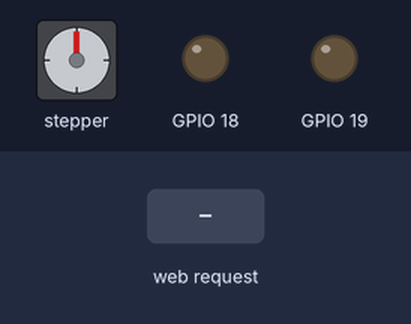
The sketch below on a simulated ESP32. On the bench: stepper motor, output pins drawn as LEDs (lit = HIGH). The test bench sets the inputs (shaded band). WiFi joins after 1.5 s; servers stay silent unless stated; storage starts empty; stepper angles assume 500 steps per turn; what the sketch prints to the serial monitor is not drawn.

Above: at 3.2 s.
3.3 s: HTTP request GET /ABRIR received
At 5.3 s:
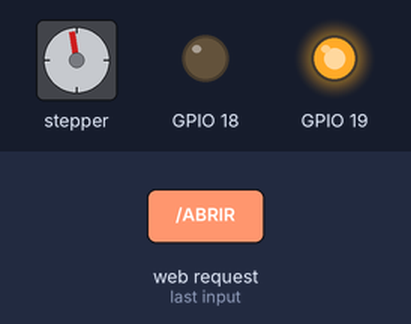
5.8 s: HTTP request GET /FECHAR received
At 7.5 s:
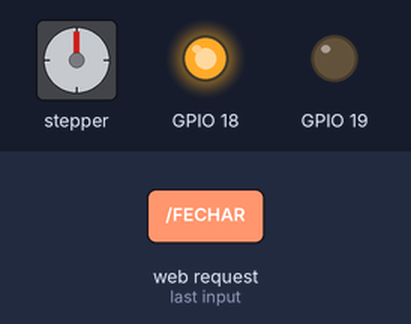
Timing chart, 0 to 9.0 s (numbered marks = the images above; inputs shaded):
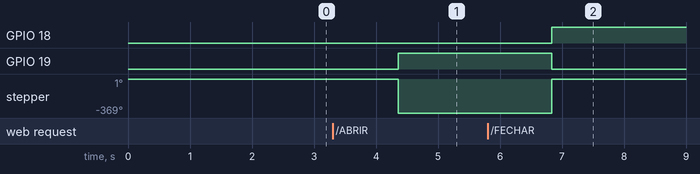

The sketch:

Cod_Projeto_2.ino
```cpp
#include <WiFi.h>
#include <Stepper.h>
#include "ESPAsyncWebServer.h"
#include "SPIFFS.h"

//WI-FI
const char* ssid     = "MATHEUS 2G";
const char* password = "12345670";

AsyncWebServer server(80);

//MOTOR
const int stepsPerRevolution = 500;

Stepper myStepper(stepsPerRevolution, 27, 25, 26, 33);

//#########################################
//    VARIAVEIS GLOBAIS
//#########################################

boolean aberto = false;
String estado_porta;

//#########################################
//    FUNÇÕES
//#########################################

void abir() {
  if(!aberto){
    myStepper.step(-512);
    aberto = true;
    digitalWrite(19, HIGH);
    digitalWrite(18, LOW);
    delay(500);
  }
}

void fechar() {
  if(aberto){
    myStepper.step(512);
    aberto = false;
    digitalWrite(19, LOW);
    digitalWrite(18, HIGH);
    delay(500);
  }
}

String processor(const String& var){
  Serial.println(var);
  if(var == "STATE"){
    if(aberto){
      estado_porta = "ABERTA";
    }
    else{
      estado_porta = "FECHADA";
    }
    Serial.println(estado_porta);
    return estado_porta;
  }
  return String();
}

//#########################################
//    SETUP
//#########################################

void setup()
{
  Serial.begin(115200);
  delay(10);

  pinMode(18, OUTPUT);
  pinMode(19, OUTPUT);

//#########################################
// Configurações do Wifi
//#########################################

  if(!SPIFFS.begin()){
      Serial.println("An Error has occurred while mounting SPIFFS");
      return;
  }

  WiFi.begin(ssid, password);

  while (WiFi.status() != WL_CONNECTED) {
    delay(1000);
    Serial.println("Connecting to WiFi..");
    Serial.println(WiFi.status());
  }

  Serial.println(WiFi.localIP());

  server.on("/", HTTP_GET, [](AsyncWebServerRequest *request){
    request->send(SPIFFS, "/index.html", String(), false, processor);
  });

  server.on("/style.css", HTTP_GET, [](AsyncWebServerRequest *request){
    request->send(SPIFFS, "/style.css", "text/css");
  });

  server.on("/ABRIR", HTTP_GET, [](AsyncWebServerRequest *request){
    abir();
    request->send(SPIFFS, "/index.html", String(), false, processor);
  });

  server.on("/FECHAR", HTTP_GET, [](AsyncWebServerRequest *request){
    fechar();
    request->send(SPIFFS, "/index.html", String(), false, processor);
  });

  server.begin();

//#########################################
// Configurações dos Motores
//#########################################

    myStepper.setSpeed(60);

}

void loop(){}
```

Measured:
- after the input at 3.3 s, GPIO 19: LOW → HIGH after 1.1 s; stepper: turns 369° counter-clockwise, starting after 1.1 s
- after the input at 5.8 s, GPIO 18: LOW → HIGH after 1.0 s; GPIO 19: HIGH → LOW after 1.0 s; stepper: turns 369° clockwise, starting after 1.0 s
